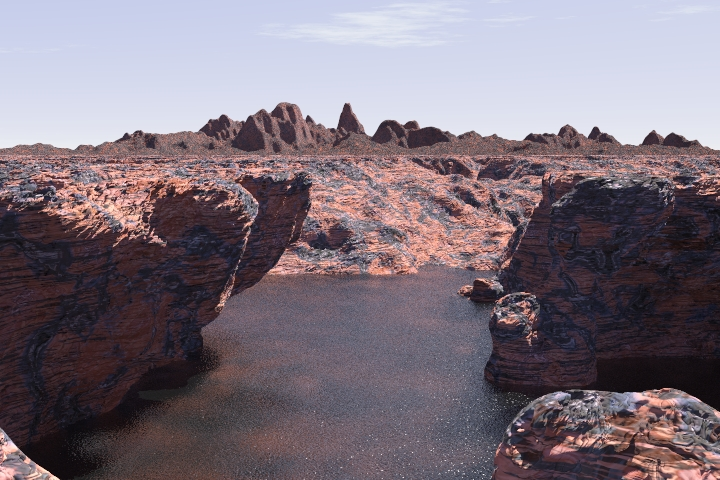
%> input picture step_by_step/pt_2/landscape-a.jpg, 720 x 480 px
$ octave --eval "result = scale_inv('landscape-a.jpg');"   (GNU Octave 9; MATLAB toolbox functions it lacks are replaced by stand-ins)
%> lines starting %> are read from the running program, lines starting %| are printed output that depends on the picture
### step_by_step/pt_1/ImageDerivatives.m
function F =  ImageDerivatives(img , sigma , type)

%I = zeros(300,300)

%I(150,150)=255;


I = imread(img);
I = rgb2gray(I);
I = im2double(I);


dx = gaussianDer(@gaussian,sigma);
dy = dx';


%second derivative
x = -3*sigma : 3*sigma;
x = (x.^2 - sigma^2) / (sigma^4);
ddx = x .* gaussian(sigma);
ddy = ddx';

switch type
    case 'x'
        F = conv2(I,dx,'same');
    case 'y'
        F = conv2(I,dy,'same');
    case 'xx'
        F = conv2(I,ddx,'same');
    case 'yy'
        F = conv2(I,ddy,'same');
    case 'xy'
        F = conv2(ddx,ddy,I,'same');
    otherwise
        F = conv2(ddy,ddx,I,'same');
end


%imshow(F,[])

%imshow(Ixy,[])%the breack is need for normalize the output betwen 0 and
%255


end

### step_by_step/pt_2/harris_s.m
function [r, c] = harris_s(im, sigma)
% inputs:
% im: double grayscale image
% sigma: integration-scale
% outputs:  The row and column of each point is returned in r and c
% This function finds Harris corners at integration-scale sigma.
% The derivative-scale is chosen automatically as gamma*sigma
I = imread(im);
I = rgb2gray(I);
I = im2double(I);

gamma = 0.7; % The derivative-scale is gamma times the integration scale
k = 0.04;

% Calculate Gaussian Derivatives at derivative-scale
% Hint: use your previously implemented function in assignment 1
Ix =  ImageDerivatives(im,sigma*gamma,'x');
Iy =  ImageDerivatives(im,sigma*gamma,'y');


% Allocate an 3-channel image to hold the 3 parameters for each pixel
M = zeros(size(Ix,1), size(Ix,2), 3);

% Calculate M for each pixel

M(:,:,1) = Ix .^ 2;
M(:,:,2) = Ix .* Iy;
M(:,:,3) = Iy .^ 2;

% Smooth M with a gaussian at the integration scale sigma.
M = imfilter(M, fspecial('gaussian', ceil(sigma*6+1), sigma), 'replicate', 'same');

% Compute the cornerness R

trace_M = M(:,:,1) +M(:,:,3);
det_M =  (M(:,:,1) .* M(:,:,3)) - (M(:,:,2).^2);

R = det_M - (k * (trace_M.^2) );


% Set the threshold
threshold = 0.01*max(max(R));

% Find local maxima
% Dilation will alter every pixel except local maxima in a 3x3 square area.
% Also checks if R is above threshold
R = ((R>threshold) & ((imdilate(R, strel('square', 3))==R))) ; %.* sigma;

% Display corners
%figure
%imshow(R,[]);


% Return the coordinates
[r,c] = find(R);

end

### step_by_step/pt_1/gaussian.m
function G = gaussian(sigma)

x = -3*sigma : 3*sigma;

G = (exp((-x.^2)/(2*sigma^2))  /  (sigma*sqrt(2*pi))) ;

G = G ./ (sum(G));

end

### step_by_step/pt_1/gaussianDer.m
function Gd =gaussianDer(G , sigma)
%UNTITLED3 Summary of this function goes here
%   Detailed explanation goes here

%x = -3*sigma : 3*sigma;
%Gd = (exp((-x.^2)/(2*sigma^2))  /  ((sigma^3)*sqrt(2*pi))) ;
%Gd = Gd ./ (sum(Gd));

x = -3*sigma : 3*sigma;
x= -(x ./ (sigma^2));

Gd = x .* G(sigma);

%Gd = Gd ./ (sum(Gd));


end

### step_by_step/pt_2/scale_inv.m
function points = scale_inv(img)
%> called with img = 'landscape-a.jpg'

I = imread(img);
%> I is the input picture: size 480x720x3 uint8; mean R, G, B 124.1, 112.8, 123
I = rgb2gray(I);
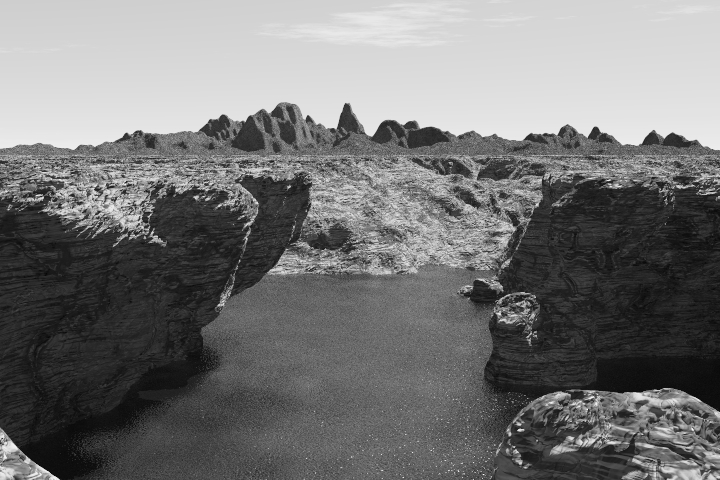
%> I: size 480x720 uint8; min 6, max 253, mean 117.4
I = im2double(I);
%> I: size 480x720 double

img_height  = size(I,1);
%> img_height = 480
img_width   = size(I,2);
%> img_width = 720

%default variable
num_sigma = 12;
sigma_array = ((1.2).^(0:num_sigma));

harris_point = zeros(0,3);

%calculating the harris key point for each different sigma
for i= 1:num_sigma
    [l,c] = harris_s(img,sigma_array(i));
%> call 2 of ImageDerivatives, with img = 'landscape-a.jpg', sigma = 0.7, type = 'y'
%> in ImageDerivatives (call 2), `F = conv2(I,dy,'same');`:
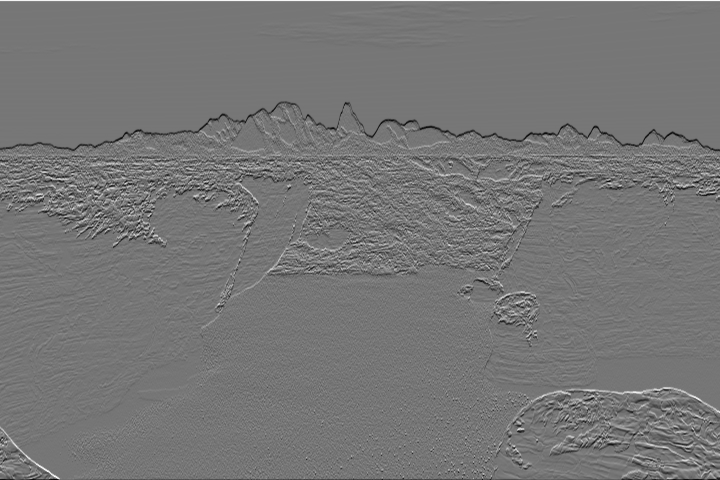
%> F: size 480x720 double; min -0.388, max 0.449, mean 9.81e-05; drawn with min black and max white
%> in harris_s, `M(:,:,2) = Ix .* Iy;`:
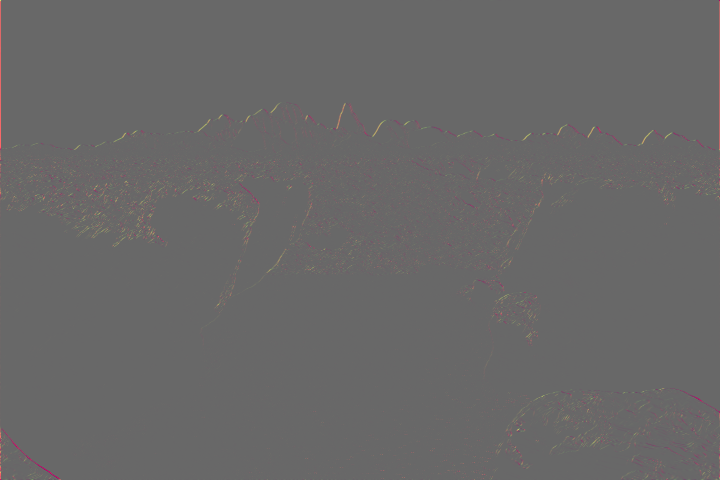
%> M: size 480x720x3 double; mean R, G, B 0.00167, 9.94e-05, 0; drawn with min black and max white
%> in harris_s, `M = imfilter(M, fspecial('gaussian', ceil(sigma*6+1), sigma), 'replica..`:
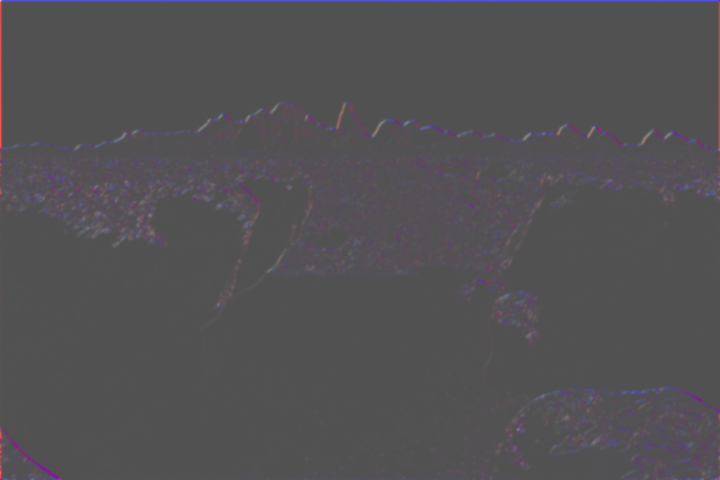
%> M: size 480x720x3 double; mean R, G, B 0.00168, 9.94e-05, 0.00259; drawn with min black and max white
%> in harris_s, `trace_M = M(:,:,1) +M(:,:,3);`:
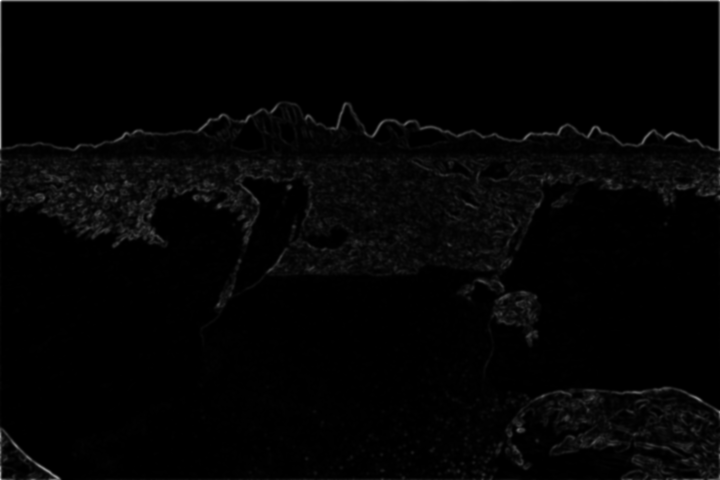
%> trace_M: size 480x720 double; min 1.08e-06, max 0.243, mean 0.00427; drawn with min black and max white
%> in harris_s, `R = det_M - (k * (trace_M.^2) );`:
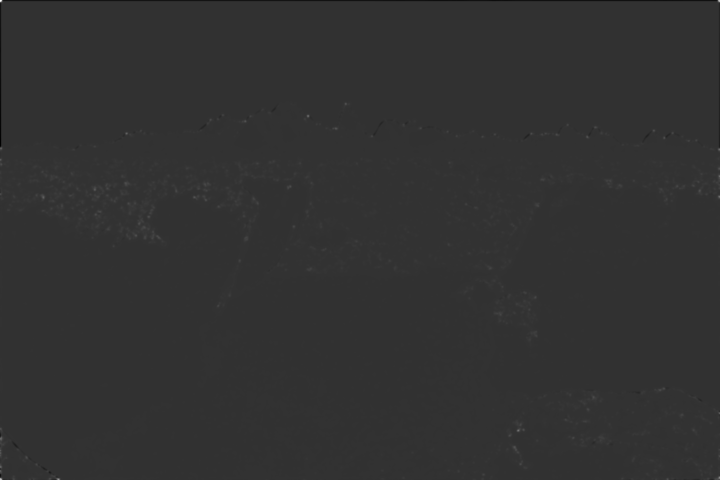
%> R: size 480x720 double; min -0.000992, max 0.00407, mean 3.98e-06; drawn with min black and max white
%> in harris_s, `threshold = 0.01*max(max(R));`: threshold = 4.07e-05
%> in harris_s, `R = ((R>threshold) & ((imdilate(R, strel('square', 3))==R))) ;`:
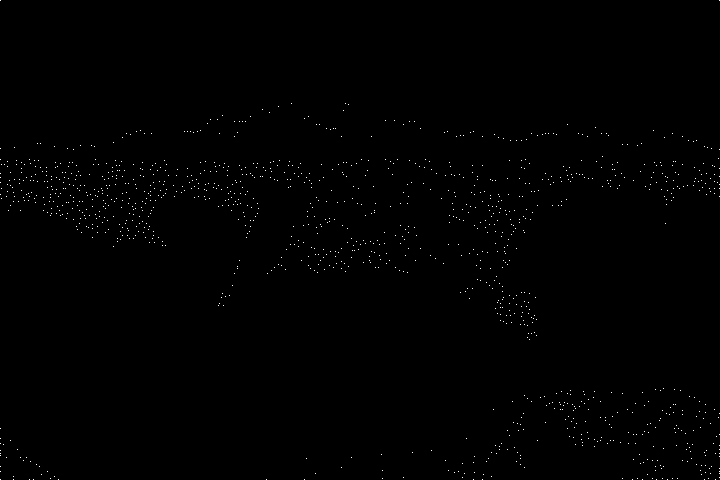
%> R: size 480x720 logical; 0.37% white in thin lines or dots
%> in harris_s, `[r,c] = find(R);`: r = 1290 values from 1 to 480; c = 1290 values from 1 to 720
%> l = 1290 values, max 480 at index 16, min 1 at index 1, mean 251; c = 1290 values from 1 to 720
    n = size(l,1);
%> n = 1290
    harris_point(end+1:end+n,:) = [l,c,repmat(i,[n,1])];
end
%harris_point is a matrix, where each row is a keypoiny the value of the row
%are the following:( x_axis, y_axis, number of the sigma 1,2,3, ...)


% compute scale-normalized laplacian operator
laplace_snlo = zeros(img_height,img_width,num_sigma);
for i=1:num_sigma
    s_L = sigma_array(i);   % scale
    laplace_snlo(:,:,i) = s_L*s_L*imfilter(I,fspecial('log', floor(6*s_L+1), s_L),'replicate');
end

% salvo i valori di ogni key point più alti
    n   = size(harris_point,1);
%> n = 5112
    cpt = 0;
    points = zeros(n,3);
    for i=1:n
        l = harris_point(i,1);
        c = harris_point(i,2);
        s = harris_point(i,3);
        val = laplace_snlo(l,c,s);
        if s>1 && s<num_sigma
            if val>laplace_snlo(l,c,s-1) && val>laplace_snlo(l,c,s+1)
                cpt = cpt+1;
                points(cpt,:) = harris_point(i,:);
            end
        elseif s==1
            if val>laplace_snlo(l,c,2)
                cpt = cpt+1;
                points(cpt,:) = harris_point(i,:);
            end
        elseif s==num_sigma
            if val>laplace_snlo(l,c,s-1)
                cpt = cpt+1;
                points(cpt,:) = harris_point(i,:);
            end
        end
    end

points(cpt+1:end,:) = [];

% [12 lines of commented-out code are left out]

end
